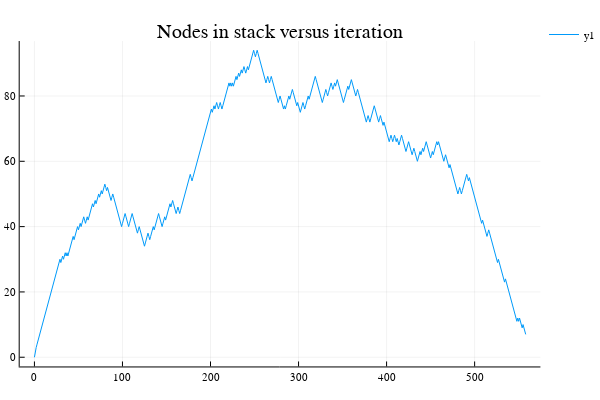

Here is the notebook cell this chart was saved with:
### Markdown cell above
### Plotting nodes in stack versus iteration

### Code cell
p3 = Plots.plot(iteration_number, node_count, title="Nodes in stack versus iteration")

### Figure 1 — Plotly figure (JSON) as saved in the notebook; plotly's stock layout.template omitted (floating-point values rounded to 4 significant figures; data arrays with more than 128 entries replaced by an {"elided": "..."} marker saying what was removed)
{"data": [{"colorbar": {"title": ""}, "hoverinfo": "text", "legendgroup": "y1", "line": {"color": "rgba(0, 154, 250, 1.000)", "dash": "solid", "shape": "linear", "width": 1}, "mode": "lines", "name": "y1", "showlegend": true, "text": {"elided": "559 null values"}, "type": "scatter", "x": {"elided": "559 int values"}, "xaxis": "x1", "y": {"elided": "559 int values"}, "yaxis": "y1", "zmax": 0.1, "zmin": -0.1}], "layout": {"annotations": [{"font": {"color": "rgba(0, 0, 0, 1.000)", "family": "sans-serif", "size": 20}, "rotation": 0, "showarrow": false, "text": "Nodes in stack versus iteration", "x": 0.5148, "xanchor": "center", "xref": "paper", "y": 1, "yanchor": "top", "yref": "paper"}], "height": 400, "legend": {"bgcolor": "rgba(255, 255, 255, 1.000)", "bordercolor": "rgba(0, 0, 0, 1.000)", "font": {"color": "rgba(0, 0, 0, 1.000)", "family": "sans-serif", "size": 11}, "tracegroupgap": 0, "x": 1, "y": 1}, "margin": {"b": 20, "l": 0, "r": 0, "t": 20}, "paper_bgcolor": "rgba(255, 255, 255, 1.000)", "plot_bgcolor": "rgba(255, 255, 255, 1.000)", "showlegend": true, "width": 600, "xaxis": {"anchor": "y1", "domain": [0.03619, 0.9934], "gridcolor": "rgba(0, 0, 0, 0.100)", "gridwidth": 0.5, "linecolor": "rgba(0, 0, 0, 1.000)", "mirror": false, "range": [-16.74, 574.7], "showgrid": true, "showline": true, "showticklabels": true, "tickangle": 0, "tickcolor": "rgb(0, 0, 0)", "tickfont": {"color": "rgba(0, 0, 0, 1.000)", "family": "sans-serif", "size": 11}, "tickmode": "array", "ticks": "inside", "ticktext": ["0", "100", "200", "300", "400", "500"], "tickvals": [0, 100, 200, 300, 400, 500], "title": "", "titlefont": {"color": "rgba(0, 0, 0, 1.000)", "family": "sans-serif", "size": 15}, "type": "-", "visible": true, "zeroline": false, "zerolinecolor": "rgba(0, 0, 0, 1.000)"}, "yaxis": {"anchor": "x1", "domain": [0.03762, 0.9415], "gridcolor": "rgba(0, 0, 0, 0.100)", "gridwidth": 0.5, "linecolor": "rgba(0, 0, 0, 1.000)", "mirror": false, "range": [-2.82, 96.82], "showgrid": true, "showline": true, "showticklabels": true, "tickangle": 0, "tickcolor": "rgb(0, 0, 0)", "tickfont": {"color": "rgba(0, 0, 0, 1.000)", "family": "sans-serif", "size": 11}, "tickmode": "array", "ticks": "inside", "ticktext": ["0", "20", "40", "60", "80"], "tickvals": [0, 20, 40, 60, 80], "title": "", "titlefont": {"color": "rgba(0, 0, 0, 1.000)", "family": "sans-serif", "size": 15}, "type": "-", "visible": true, "zeroline": false, "zerolinecolor": "rgba(0, 0, 0, 1.000)"}}}
